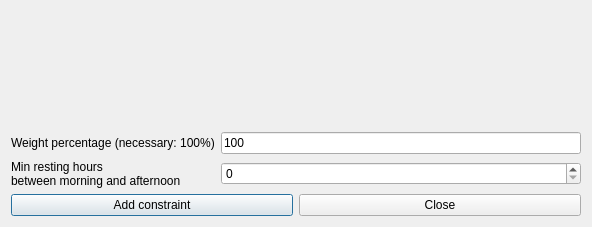
<?xml version="1.0" encoding="UTF-8"?>
<ui version="4.0">
 <class>AddConstraintStudentsMinRestingHoursBetweenMorningAndAfternoonForm_template</class>
 <widget class="QDialog" name="AddConstraintStudentsMinRestingHoursBetweenMorningAndAfternoonForm_template">
  <property name="geometry">
   <rect>
    <x>0</x>
    <y>0</y>
    <width>592</width>
    <height>227</height>
   </rect>
  </property>
  <property name="windowTitle">
   <string extracomment="This is the title of the dialog to add a new constraint of this type">Add students min resting hours between morning and afternoon</string>
  </property>
  <layout class="QGridLayout" name="gridLayout">
   <item row="2" column="1">
    <widget class="QSpinBox" name="minRestingHoursSpinBox"/>
   </item>
   <item row="3" column="0" colspan="2">
    <layout class="QHBoxLayout">
     <item>
      <widget class="QPushButton" name="addConstraintPushButton">
       <property name="text">
        <string>Add constraint</string>
       </property>
      </widget>
     </item>
     <item>
      <widget class="QPushButton" name="closePushButton">
       <property name="text">
        <string>Close</string>
       </property>
      </widget>
     </item>
    </layout>
   </item>
   <item row="1" column="0">
    <widget class="QLabel" name="weightTextLabel">
     <property name="frameShape">
      <enum>QFrame::NoFrame</enum>
     </property>
     <property name="frameShadow">
      <enum>QFrame::Plain</enum>
     </property>
     <property name="text">
      <string>Weight percentage (necessary: 100%)</string>
     </property>
     <property name="wordWrap">
      <bool>false</bool>
     </property>
    </widget>
   </item>
   <item row="2" column="0">
    <widget class="QLabel" name="textLabel1">
     <property name="text">
      <string>Min resting hours
between morning and afternoon</string>
     </property>
     <property name="wordWrap">
      <bool>false</bool>
     </property>
    </widget>
   </item>
   <item row="0" column="0" colspan="2">
    <spacer name="spacer6">
     <property name="orientation">
      <enum>Qt::Vertical</enum>
     </property>
     <property name="sizeType">
      <enum>QSizePolicy::Expanding</enum>
     </property>
     <property name="sizeHint" stdset="0">
      <size>
       <width>20</width>
       <height>40</height>
      </size>
     </property>
    </spacer>
   </item>
   <item row="1" column="1">
    <widget class="QLineEdit" name="weightLineEdit">
     <property name="text">
      <string notr="true">100</string>
     </property>
    </widget>
   </item>
  </layout>
 </widget>
 <layoutdefault spacing="6" margin="11"/>
 <resources/>
 <connections/>
</ui>
